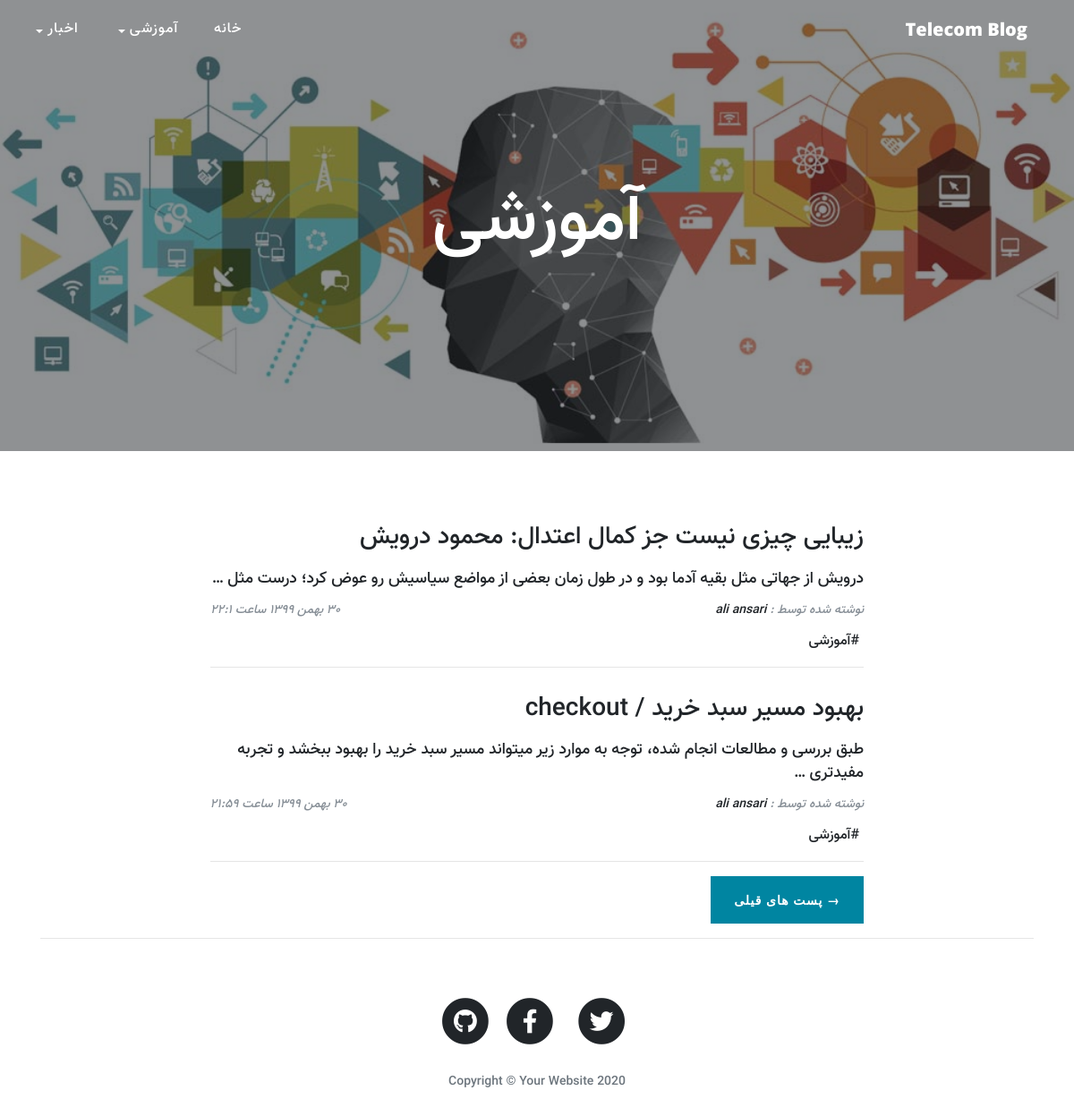
The app's page /category/learning with its own data.
### blog/models.py (models this page shows, shortened)
class Category(models.Model):
    parent = models.ForeignKey('self',null=True, blank=True, on_delete=models.SET_NULL,related_name='children',verbose_name='زیر دسته')
    title = models.CharField(max_length=200 , verbose_name='عنوان دسته بندی')
    slug = models.SlugField(max_length=100, unique=True , verbose_name='آدرس دسته بندی')
    image = models.ImageField(upload_to = 'image/categoryImage', null=True , blank = True)
    status = models.BooleanField(default = True, verbose_name = 'آیا نمایش داده شود؟')
    position = models.IntegerField(verbose_name= 'جایگاه')
    class Meta:
        verbose_name = 'دسته بندی'
        verbose_name_plural = 'دسته بندی ها'
        ordering = ['parent__id','position']
    objects = CategoryManeger()

class Article(models.Model):
    STATUS_CHOICES = (('d', '‍‍‍پیش نویس '), ('p', 'انتشار'))
    title = models.CharField(max_length=200 , verbose_name='عنوان مقاله')
    slug = models.SlugField(max_length=100, unique=True , verbose_name='آدرس مقاله')
    description = models.TextField(verbose_name='محتوا مقاله')
    thumbnail = models.ImageField(upload_to='images', verbose_name='عکس مقاله')
    publish = models.DateTimeField(default=timezone.now , verbose_name='زمان انتشار')
    created = models.DateTimeField(auto_now_add=True)
    update = models.DateTimeField(auto_now=True)
    status = models.CharField(max_length=1, choices=STATUS_CHOICES , verbose_name='وضعیت مقاله')
    category = models.ManyToManyField(Category,verbose_name='دسته بندی',related_name = 'articles')
    class Meta:
        verbose_name = 'مقاله'
        verbose_name_plural = 'مقالات'
        ordering = ['-publish']
    def jpublish(self):
        return jalali_converter(self.publish)
    jpublish.short_description = 'زمان انتشار'
    def category_published (self):
        return self.category.filter(status = True)
    def thumbnail_tag (self):
        return format_html("<img style=' width : 150px ; height: 110px ; border-radius: 5px;' src = '{}' >".format(self.thumbnail.url))
    thumbnail_tag.short_description = 'عکس مقاله'
    objects = ArticleManger()

### blog/views.py (the view)
# urls.py: path('category/<slug:slug>', DetailList.as_view(), name="category"),
class DetailList(ListView):
    paginate_by = 2
    template_name = 'blog/category-page.html'
    def get_queryset(self):
        global category
        slug = self.kwargs.get('slug')
        category = get_object_or_404(Category, slug=slug, status=True)
        return category.articles.published()
    def get_context_data(self, **kwargs):
        context = super().get_context_data(**kwargs)
        context["category"] = category
        return context

### blog/models.py (called while the page is built)
    def published(self):
        return self.filter(status = 'p')

    def active(self):
        return self.filter(status = True)

### blog/templatetags/base_tags.py (called while the page is built)
@register.inclusion_tag("blog/partials/category-navbar.html")
def category_navbar():
    data = {
        'category': Category.objects.filter(status=True),
    }
    return data

@register.simple_tag
def title():
    return 'Telecom Blog'

### extensions/jalali.py (called while the page is built)
    def persian_tuple(self):
        return self.persian_year, self.persian_month, self.persian_day

### extensions/utils.py (called while the page is built)
def persian_number_converter(mystr):
    numbers = {
        '0': '۰',
        '1': '۱',
        '2': '۲',
        '3': '۳',
        '4': '۴',
        '5': '۵',
        '6': '۶',
        '7': '۷',
        '8': '۸',
        '9': '۹',
    }
    for e, p in numbers.items():
        mystr = mystr.replace(e, p)
    return mystr

def jalali_converter(time):
    jmonth = [
        "فروردین", "اردیبهشت", "خرداد", "تیر", "مرداد", "شهریور", "مهر",
        "آبان", "آذر", "دی", "بهمن", "اسفند"
    ]
    time = timezone.localtime(time)
    time_is_str = "{},{},{}".format(time.year, time.month, time.day)
    time_is_tuple = jalali.Gregorian(time_is_str).persian_tuple()
    time_is_list = list(time_is_tuple)
    for index, month in enumerate(jmonth):
        if time_is_list[1] == index + 1:
            time_is_list[1] = month
            break
    output = '{} {} {}  ساعت  {}:{}'.format(time_is_list[2], time_is_list[1],
                                            time_is_list[0], time.hour,
                                            time.minute)
    return persian_number_converter(output)

### blog/templates/blog/category-page.html (shortened to what this page needs)
{% extends 'blog/base.html' %}
{% block main %}
<header class="masthead" style="background-image: url('{{category.image.url}}')">
  <div class="overlay"></div>
  <div class="container">
    <div class="row">
      <div class="col-lg-8 col-md-10 mx-auto">
        <div class="site-heading">
          <h1>{{category.title}}</h1>
        </div>
      </div>
    </div>
  </div>
</header>
<div class="container" >
  <div class="row">
    <div class="col-lg-8 col-md-10 mx-auto">
      {% for article in object_list %}
      <div class="post-preview" >
        <a href="{% url 'blog:detail' article.slug %}">
          <h2 class="post-title">{{article.title}}</h2>
          <h3 class="post-subtitle">{{article.description | truncatewords:20}}</h3>
        </a>
        <p class="post-meta">
          <span class="author">
            <span>نوشته شده توسط :</span>
            <a href="#">ali ansari</a>
          </span>
          <span class="calender">{{article.jpublish}}</span>
          </p>
        <div class="category">
          {% for cat in article.category_published.all %}
            <a href="{% url 'blog:category' cat.slug %}" style="margin: 0 5px;">#{{cat.title}}</a>
          {% endfor %}
        </div>
      </div>
      <hr>
      {% endfor %}
      <div class="clearfix">
        {% if is_paginated %}
          {% if page_obj.has_next %}
            <a class="btn btn-primary float-right" href="{% url 'blog:category' category.slug page_obj.next_page_number %}">&rarr; پست های قیلی </a>
          {% endif  %}
        {% endif %}
      </div>
    </div>
</div>
{% endblock %}

### blog/templates/blog/partials/category-navbar.html (shortened to what this page needs)
<ul class="navbar-nav">
    <li class="nav-item">
        <a class="nav-link " href="{% url 'blog:home' %}">خانه</a>
    </li>
    {% for cat in category%}
    {% if cat.parent == None %}
    <li class="nav-item dropdown">
        <a class="nav-link dropdown-toggle" href="#" id="navbarDropdown" role="button" data-toggle="dropdown"
            href="{% url 'blog:category' cat.slug %}">{{cat.title}}</a>
    </li>
    {% endif %}
    {% endfor %}
</ul>

### blog/templates/blog/base.html (style rules this page uses)
body { direction: rtl; text-align: right; font-family: 'vazir-medium' !important; }
.navbar-nav { margin-right: auto; }
.navbar-nav li a { font-size: 16px !important; }
.post-meta { display: flex; justify-content: space-between; align-items: center; margin: 12px 0 !important; font-size: 12px !important; ; }
h1, h2, h3, h4, h5, h6 { font-weight: 800; font-family: 'vazir-medium' !important; }
a { text-decoration: none !important; }
.post-preview>a>.post-title { font-size: 28px !important; }
.post-preview>.post-meta { font-size: 14px !important; }
.post-preview>.category { font-size: 16px !important; }
.post-preview>a>.post-subtitle { font-size: 18px; line-height: 26px; margin: 16px 0 8px; }
header.masthead { background-image: url("../../static/blog/img/home-bg.jpg") }
.dropdown-toggle::after { margin-right: 5px; vertical-align: -1px; }

### records on screen
Category: title "آموزشی", image (picture)
Category: title "اخبار"
Article: title "زیبایی چیزی نیست جز کمال اعتدال: محمود درویش", description "درویش از جهاتی مثل بقیه آدما بود و در طول زمان بعضی از مواضع سیاسیش رو عوض کرد؛ درست مثل …", jpublish "۳۰ بهمن ۱۳۹۹ ساعت ۲۲:۱"
Article: title "بهبود مسیر سبد خرید / checkout", description "طبق بررسی و مطالعات انجام شده، توجه به موارد زیر میتواند مسیر سبد خرید را بهبود ببخشد و تجربه مفیدتری …", jpublish "۳۰ بهمن ۱۳۹۹ ساعت ۲۱:۵۹"
